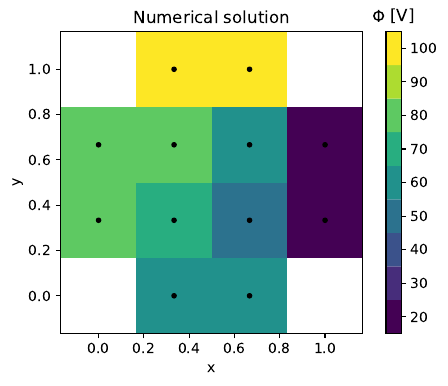

The script that saved this image:
import numpy as np
import matplotlib
from matplotlib import pyplot as plt
matplotlib.rcParams['figure.dpi'] = 300

# Use parameters used in Example 1.20 of Ramo et al., 3rd edition.
book_config = False

V = [80, 60, 100, 20] # Vl, Vb, Vt, Vr
#V = [80, 0, 0, 0] # Vl, Vb, Vt, Vr
xo = 1
yo = 1
Nx = 64
Ny = 64

# Show grid points on plots
show_grid = False

if book_config:
    V = [80, 60, 100, 20] # Vl, Vb, Vt, Vr
    xo = 1 
    yo = 1
    Nx = 4
    Ny = 4
    show_grid = True
# Stop numerical soln when change at all grid points from one step to next
# is small than local_tol.
local_tol = 0.00001 

def log(msg):
    with open('HW2_2.txt','a') as f:
        f.write(msg + "\n")
    print(msg)    

    
def nancorners(M):
    
    # Set un-used parts of grid to nan so values not plotted
    M[0,0] = np.nan
    M[-1,0] = np.nan
    M[-1,-1] = np.nan
    M[0,-1] = np.nan

    return M


def step(Phi, dx, dy):
    Phi = np.copy(Phi)
    r2 = (dy/dx)**2
    F = 1./(2.0*(1+r2))
    for i in range(1, Phi.shape[0] - 1):
        for j in range(1, Phi.shape[1] - 1):
            Phi[i, j] = Phi[i-1, j] + Phi[i+1, j] + r2*(Phi[i, j-1] + Phi[i, j+1])
            Phi[i, j] = F*Phi[i, j]
            #Phi[i, j] = (1/4)*(Phi[i-1, j] + Phi[i+1, j] + Phi[i, j-1] + Phi[i, j+1])            
    return Phi


def exact(x, y):
    # Exact solution is in the form of a series sum.
    # Exact solution is approximated by first non-zero Nmax/2 terms in sum.
    Nmax = 66
    pi = np.pi
    sinh = np.sinh
    sin = np.sin
    Phi_e = np.nan*np.ones((len(x),len(y)))
    for i in np.arange(1, x.shape[0] - 1):
        for j in np.arange(1, x.shape[1] - 1):
            P = 0.
            for n in np.arange(1, Nmax+1, 2):
                R1 = (4./pi)*(1/n)*(1./sinh(n*pi*xo/yo));
                R2 = (4./pi)*(1/n)*(1./sinh(n*pi*yo/xo));
                Pl =  V[0]*sin(n*pi*y[i, j]/yo)*sinh(n*pi*(xo-x[i, j])/yo); 
                Pb =  V[1]*sin(n*pi*x[i, j]/xo)*sinh(n*pi*y[i, j]/xo); 
                Pt =  V[2]*sin(n*pi*x[i, j]/xo)*sinh(n*pi*(yo-y[i, j])/xo); 
                Pr =  V[3]*sin(n*pi*y[i, j]/yo)*sinh(n*pi*x[i, j]/yo); 
                P = P + R1*Pl + R1*Pr + R2*Pt + R2*Pb;
                #P = P + R1*Pl;
            Phi_e[i,j] = P
    return Phi_e


def plot(x, y, Phi, title='', show_grid=False):

    fig, ax = plt.subplots()

    if show_grid:
        # Show grid points
        ax.plot(X.flatten(),Y.flatten(),'k.')

    ax.set_title(title)
    ax.set_aspect(1)
    # Choose number of colors as 8 so colors line up with tick increments on colorbar.
    m = ax.pcolor(x, y, Phi, cmap=plt.get_cmap('viridis', 9))
    m.set_clim(15, 105) # Set colorbar limits
    cb = fig.colorbar(m)
    cb.ax.set_title('$\Phi$ [V]')
    ax.set_xlabel('x')
    ax.set_ylabel('y')
    
    return m, cb

x = np.arange(0, Nx) # [0, 1, ..., Nx-1]
y = np.arange(0, Ny) # [0, 1, ..., Ny-1]

x = xo*x/(Nx-1) # x = [0, xo/(Nx-1), ..., xo]
y = yo*y/(Nx-1) # y = [0, yo/(Ny-1), ..., yo]

dx = x[1] - x[0]
dy = y[1] - y[0]

X, Y = np.meshgrid(x, y, indexing='ij')

# Set all values to average of boundary values
Phi = np.mean(V)*np.ones((Ny, Nx), dtype='float64')

# Set boundary potentials
Phi[:,0]  = V[0] # Vl
Phi[-1,:] = V[1] # Vb
Phi[0,:]  = V[2] # Vt
Phi[:,-1] = V[3] # Vr

if book_config:
    for s in range(5):
        Phi_new = step(Phi, dx, dy)
        log('Step {}'.format(s+1))
        log('Φ1\t{0:.2f}'.format(Phi_new[1,1]))
        log('Φ2\t{0:.2f}'.format(Phi_new[1,2]))
        log('Φ3\t{0:.2f}'.format(Phi_new[2,1]))
        log('Φ4\t{0:.2f}'.format(Phi_new[2,2]))
        #d = np.max(np.abs(Phi.flatten()-Phi_new.flatten()))
        #log('abs(max) difference between steps {0:.2f}'.format(d))
        Phi = Phi_new
else:
    # d will be max absolute change. Set to value larger than stopping value.
    d = 2*local_tol 
    # s  is step number
    s = 1 
    while d >= local_tol:
        Phi_new = step(Phi, dx, dy)
        d = np.max(np.abs(Phi.flatten()-Phi_new.flatten()))
        if d < local_tol:
            break
        s = s + 1
        Phi = Phi_new
    log('{0:d} steps for max abs change in values to be < {1:f}'.format(s, local_tol))

# Flip solution for plotting.
Phi = np.flipud(Phi)

# Compute exact solution.
Phi_e = exact(X, Y)

# Transpose and flip solution for plotting.
Phi_e = np.flipud(Phi_e.T)

# Compute mean-squared error of numerical solution relative to exact solution.
mse = np.sqrt(np.mean((Phi[1:-1,1:-1].flatten() - Phi_e[1:-1,1:-1].flatten())**2))

# Change x and y grid so plotted colored patches are centered on grid points
dx = x[1]-x[0]
dy = y[1]-y[0]
x = x-dx/2
x = np.append(x, x[-1] + dx)
y = y-dy/2
y = np.append(y, y[-1] + dy)

# Set corners to be nan so they are not plotted. The corners are not a part
# of the solution (and values are ambiguous as they are a part of two boundaries.)
X = nancorners(X)
Y = nancorners(Y)
Phi = nancorners(Phi)

# Set boundary values in exact solution for plotting.
Phi_e[0, :]  = Phi[0, :]
Phi_e[-1, :] = Phi[-1, :]
Phi_e[:, 0]  = Phi[:, 0]
Phi_e[:, -1] = Phi[:, -1]

if book_config:
    log('Series solution'.format(s+1))
    log('Φ1\t{0:.2f}'.format(Phi_e[2,1]))
    log('Φ2\t{0:.2f}'.format(Phi_e[2,2]))
    log('Φ3\t{0:.2f}'.format(Phi_e[1,1]))
    log('Φ4\t{0:.2f}'.format(Phi_e[1,2]))
    
m, cb = plot(x, y, Phi, title='Numerical solution', show_grid=show_grid)
if book_config:
    plt.savefig('HW2_2.pdf', bbox_inches='tight')

plt.savefig('HW2_figures/HW2_2_{0:d}x{1:d}_r_{2:.1f}_Numerical.pdf'.format(Nx, Ny, yo/xo), bbox_inches='tight')

m, cb = plot(x, y, Phi_e, title='Series solution')
plt.savefig('HW2_figures/HW2_2_{0:d}x{1:d}_r_{2:.1f}_Series.pdf'.format(Nx, Ny, yo/xo), bbox_inches='tight')

m, cb = plot(x, y, Phi-Phi_e, title='(Numerical-Series); MSE = {0:.2f} [V]'.format(mse))
cb.ax.set_title('$\Delta\Phi$ [V]')
m.set_clim(-2.25, 2.25) # Set colorbar limits
plt.savefig('HW2_figures/HW2_2_{0:d}x{1:d}_r_{2:.1f}_Difference.pdf'.format(Nx, Ny, yo/xo), bbox_inches='tight')
